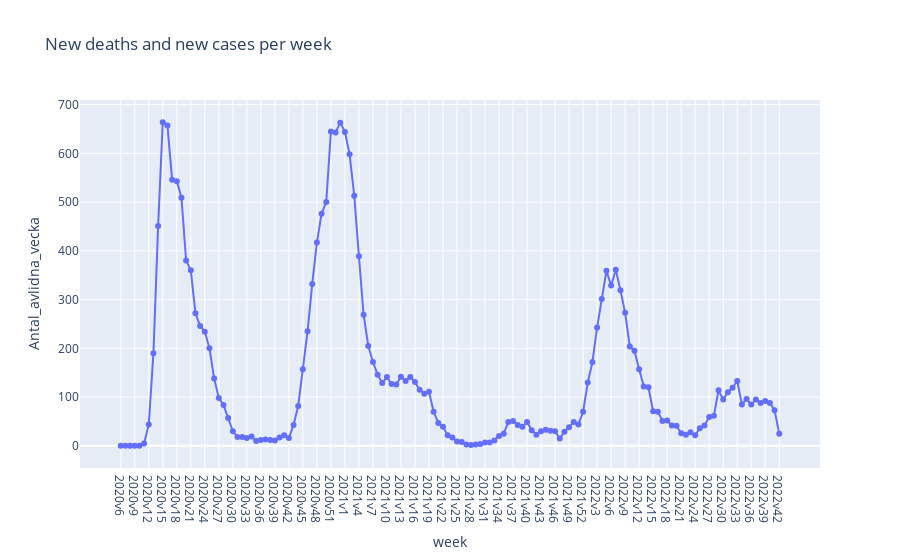
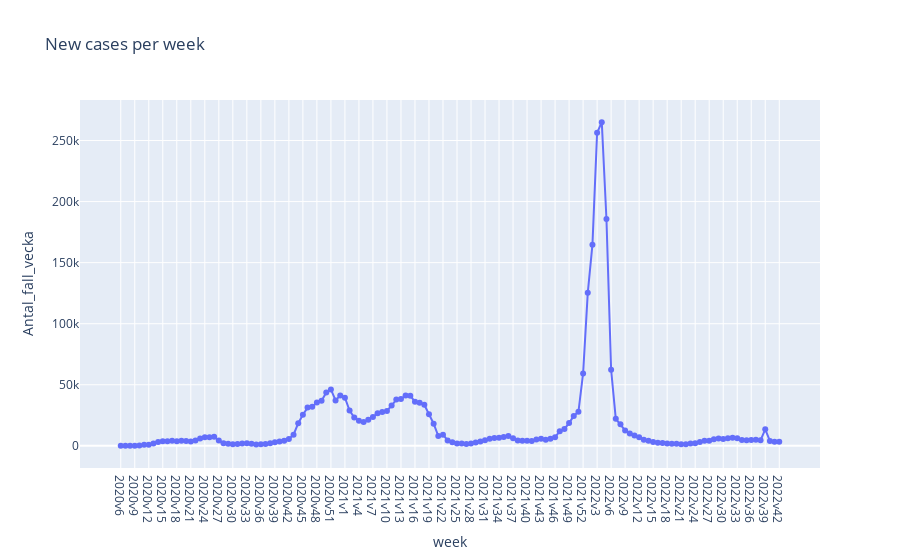
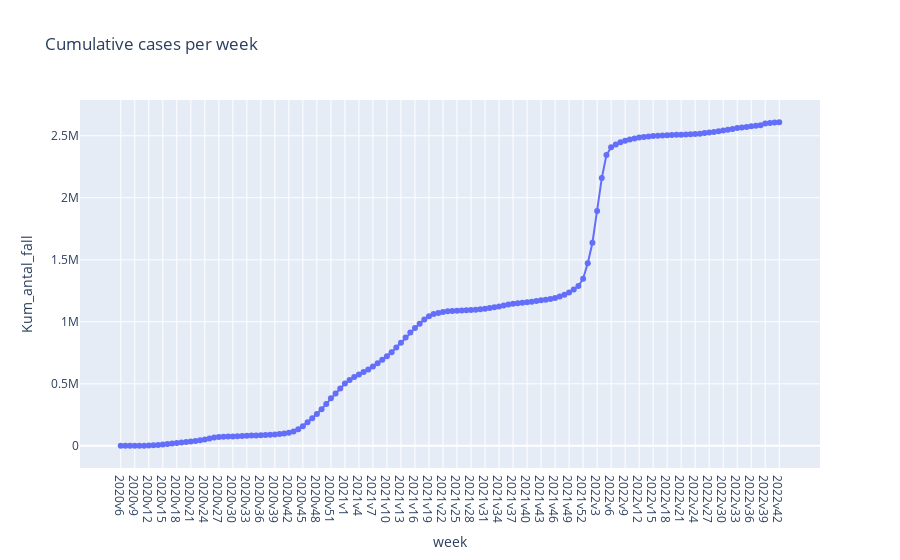
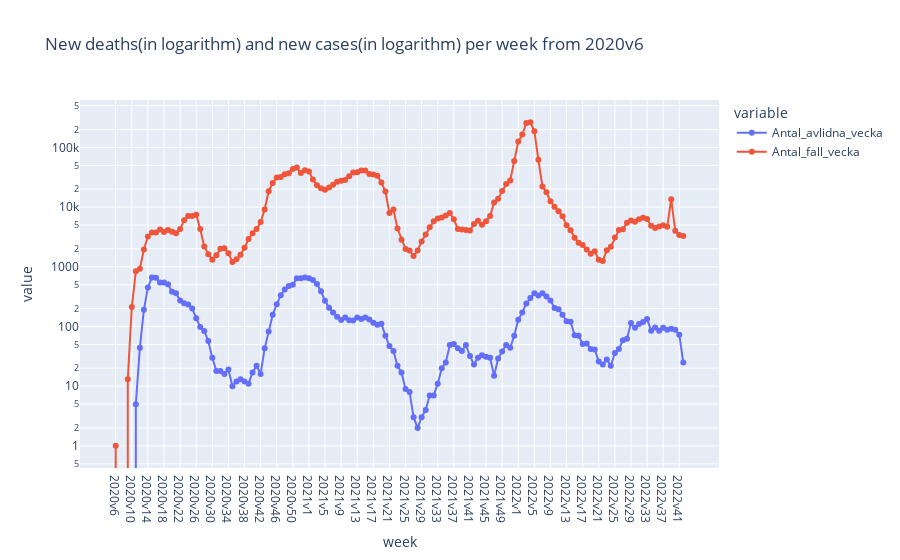

Notebook cell for these charts, in order:
### Code cell
y_variables = {"Antal_avlidna_vecka": "New deaths per week","Antal_fall_vecka" : "New cases per week", "Antal_avlidna_vecka": "New deaths and new cases per week", "Kum_antal_fall": "Cumulative cases per week"}

for y_variable in y_variables:
    px_line(y=y_variable, title=y_variables[y_variable])

px_line(y=["Antal_avlidna_vecka", "Antal_fall_vecka"], log_y=True, title="New deaths(in logarithm) and new cases(in logarithm) per week from 2020v6")

### Figure 1 — Plotly figure (JSON) as saved in the notebook; plotly's stock layout.template omitted (floating-point values rounded to 4 significant figures; data arrays with more than 128 entries replaced by an {"elided": "..."} marker saying what was removed)
{"data": [{"hovertemplate": "week=%{x}<br>Antal_avlidna_vecka=%{y}<extra></extra>", "legendgroup": "", "line": {"color": "#636efa", "dash": "solid"}, "marker": {"symbol": "circle"}, "mode": "lines+markers", "name": "", "orientation": "v", "showlegend": false, "type": "scatter", "x": {"elided": "142 str values"}, "xaxis": "x", "y": {"elided": "142 int values"}, "yaxis": "y"}], "layout": {"hovermode": "x", "legend": {"tracegroupgap": 0}, "title": {"text": "New deaths and new cases per week"}, "xaxis": {"anchor": "y", "domain": [0, 1], "showspikes": true, "spikecolor": "green", "spikedash": "solid", "spikemode": "across", "spikesnap": "cursor", "title": {"text": "week"}}, "yaxis": {"anchor": "x", "domain": [0, 1], "title": {"text": "Antal_avlidna_vecka"}}}}

### Figure 2 — Plotly figure (JSON) as saved in the notebook; plotly's stock layout.template omitted (floating-point values rounded to 4 significant figures; data arrays with more than 128 entries replaced by an {"elided": "..."} marker saying what was removed)
{"data": [{"hovertemplate": "week=%{x}<br>Antal_fall_vecka=%{y}<extra></extra>", "legendgroup": "", "line": {"color": "#636efa", "dash": "solid"}, "marker": {"symbol": "circle"}, "mode": "lines+markers", "name": "", "orientation": "v", "showlegend": false, "type": "scatter", "x": {"elided": "142 str values"}, "xaxis": "x", "y": {"elided": "142 int values"}, "yaxis": "y"}], "layout": {"hovermode": "x", "legend": {"tracegroupgap": 0}, "title": {"text": "New cases per week"}, "xaxis": {"anchor": "y", "domain": [0, 1], "showspikes": true, "spikecolor": "green", "spikedash": "solid", "spikemode": "across", "spikesnap": "cursor", "title": {"text": "week"}}, "yaxis": {"anchor": "x", "domain": [0, 1], "title": {"text": "Antal_fall_vecka"}}}}

### Figure 3 — Plotly figure (JSON) as saved in the notebook; plotly's stock layout.template omitted (floating-point values rounded to 4 significant figures; data arrays with more than 128 entries replaced by an {"elided": "..."} marker saying what was removed)
{"data": [{"hovertemplate": "week=%{x}<br>Kum_antal_fall=%{y}<extra></extra>", "legendgroup": "", "line": {"color": "#636efa", "dash": "solid"}, "marker": {"symbol": "circle"}, "mode": "lines+markers", "name": "", "orientation": "v", "showlegend": false, "type": "scatter", "x": {"elided": "142 str values"}, "xaxis": "x", "y": {"elided": "142 int values"}, "yaxis": "y"}], "layout": {"hovermode": "x", "legend": {"tracegroupgap": 0}, "title": {"text": "Cumulative cases per week"}, "xaxis": {"anchor": "y", "domain": [0, 1], "showspikes": true, "spikecolor": "green", "spikedash": "solid", "spikemode": "across", "spikesnap": "cursor", "title": {"text": "week"}}, "yaxis": {"anchor": "x", "domain": [0, 1], "title": {"text": "Kum_antal_fall"}}}}

### Figure 4 — Plotly figure (JSON) as saved in the notebook; plotly's stock layout.template omitted (floating-point values rounded to 4 significant figures; data arrays with more than 128 entries replaced by an {"elided": "..."} marker saying what was removed)
{"data": [{"hovertemplate": "variable=Antal_avlidna_vecka<br>week=%{x}<br>value=%{y}<extra></extra>", "legendgroup": "Antal_avlidna_vecka", "line": {"color": "#636efa", "dash": "solid"}, "marker": {"symbol": "circle"}, "mode": "lines+markers", "name": "Antal_avlidna_vecka", "orientation": "v", "showlegend": true, "type": "scatter", "x": {"elided": "142 str values"}, "xaxis": "x", "y": {"elided": "142 int values"}, "yaxis": "y"}, {"hovertemplate": "variable=Antal_fall_vecka<br>week=%{x}<br>value=%{y}<extra></extra>", "legendgroup": "Antal_fall_vecka", "line": {"color": "#EF553B", "dash": "solid"}, "marker": {"symbol": "circle"}, "mode": "lines+markers", "name": "Antal_fall_vecka", "orientation": "v", "showlegend": true, "type": "scatter", "x": {"elided": "142 str values"}, "xaxis": "x", "y": {"elided": "142 int values"}, "yaxis": "y"}], "layout": {"hovermode": "x", "legend": {"title": {"text": "variable"}, "tracegroupgap": 0}, "title": {"text": "New deaths(in logarithm) and new cases(in logarithm) per week from 2020v6"}, "xaxis": {"anchor": "y", "domain": [0, 1], "showspikes": true, "spikecolor": "green", "spikedash": "solid", "spikemode": "across", "spikesnap": "cursor", "title": {"text": "week"}}, "yaxis": {"anchor": "x", "domain": [0, 1], "title": {"text": "value"}, "type": "log"}}}
